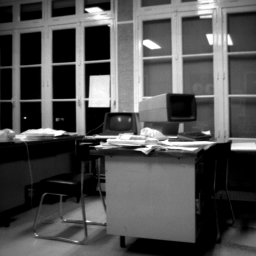
%> input picture TD7_07.10.2021/Louis/bureau256.png, 256 x 256 px
$ octave TD7_Exo2.m   (GNU Octave 9; MATLAB toolbox functions it lacks are replaced by stand-ins)
%> lines starting %> are read from the running program, lines starting %| are printed output that depends on the picture
clear all;
close all;
pkg load image;

J = imread('bureau256.png');
%> J is the input picture: size 256x256 uint8; min 0, max 255, mean 80.8

Mx = [-1 0 1; -1 0 1; -1 0 1]; %Masque en x
My = [1 1 1; 0 0 0; -1 -1 -1]; %Masque en y

%Calcul des dérivées d'image
Jx = filter2(Mx,J)/6;
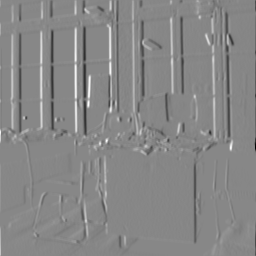
%> Jx: size 256x256 double; min -122.3, max 108.7, mean 0; drawn with min black and max white
Jy = filter2(My,J)/6;
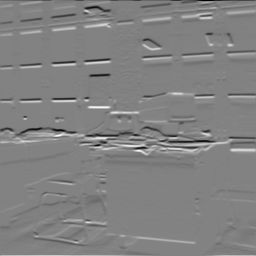
%> Jy: size 256x256 double; min -127.5, max 122.5, mean 0; drawn with min black and max white

% Il faut diviser le résultat par 6 ou par 3 pour "normaliser" la dérivée

figure(1);imagesc(Jx),colormap(gray), title('Image derivee en X');
figure(2);imagesc(Jy),colormap(gray), title('Image derivee en Y');

%Les contours horizontaux sur Jx sont moins visibles
%Les contours horizontaux sur Jy sont plus visibles


%Afficher la ligne 95 de Jx sout forme de courbe
figure; plot(Jx(95,:)); title('Ligne 95 de Jx');
%> after `title('Ligne 95 de Jx')`:
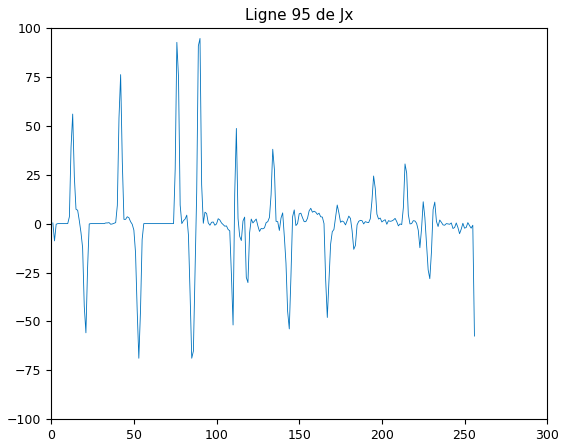
%> figure redrawn from the program's plot data; curve peaks at x = 90, y = 94.67

%Afficher la ligne 95 en couleur sur Jx
Jxc(:,:,1) = Jx;
Jxc(:,:,2) = Jx;
Jxc(:,:,3) = Jx;

Jxc(95,:,1) = Jxc(95,:,2) = 0;
%> Jxc: size 256x256x3 double; mean R, G, B 0, 0, 0
Jxc(95,:,3) = 255;
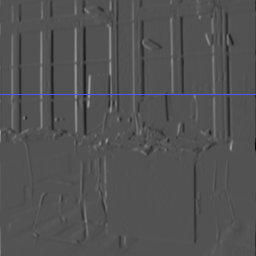
%> Jxc: size 256x256x3 double; mean R, G, B 0, 0, 1; drawn with min black and max white

figure; imshow(uint8(Jxc)); title('Ligne couleur sur Jxc');
%> after `imshow(uint8(Jxc))`:
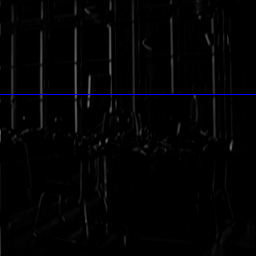
%> displayed picture: size 256x256x3, on the screen's scale of 0 to 255; mean R, G, B 3, 3, 3.9

%Les valeurs positives correspondent du passage du noir au blanc
%Les valeurs négatives corresponden du passage du blanc au noir
%Les valeurs à 0 correspondent à une uniformité de la couleur sur la longueur

%Le filtre fait droit - gauche ([-1 0 1]) det blanc = grand (255)
%et noir = petit (0), d'où le passage en négatif
